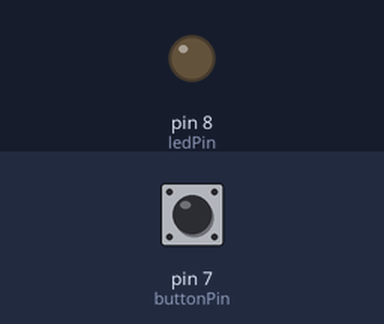
Simulated run of this sketch. Board: Arduino Uno, built with avr-gcc and run on an emulated ATmega328P. Parts: output pins drawn as LEDs (lit = HIGH). The test bench sets the inputs (shaded band); at power-on: pin 7 (buttonPin) LOW.

Above: at 1.2 s.
1.3 s: pin 7 (buttonPin) pulled HIGH for 0.15 s
At 1.37 s:
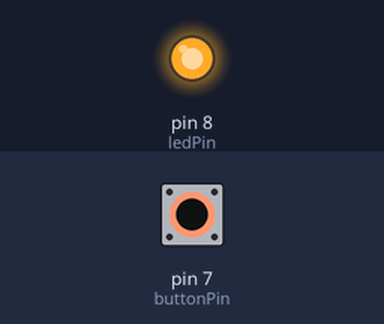
2.9 s: pin 7 (buttonPin) pulled HIGH for 3.2 s
At 6.6 s:
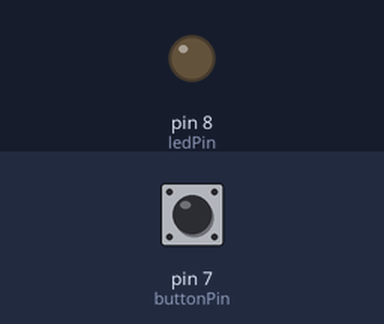
Timing chart, 0 to 8.1 s (numbered marks = the images above; inputs shaded):
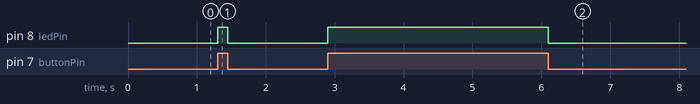

The sketch:

push-button-led.ino
```cpp
int buttonPin = 7;
int ledPin = 8;

int buttonState;

void setup()
{
  pinMode(buttonPin, INPUT);
  pinMode(ledPin, OUTPUT);
}

void loop()
{
  buttonState = digitalRead(buttonPin);

  if (buttonState == HIGH)
  {
    digitalWrite(ledPin, HIGH);
  }
  else
  {
    digitalWrite(ledPin, LOW);
  }
}
```

Measured:
- after the input at 1.3 s, pin 8 (ledPin): LOW → HIGH at once, → LOW 0.15 s later
- after the input at 2.9 s, pin 8 (ledPin): LOW → HIGH at once, → LOW 3.2 s later
